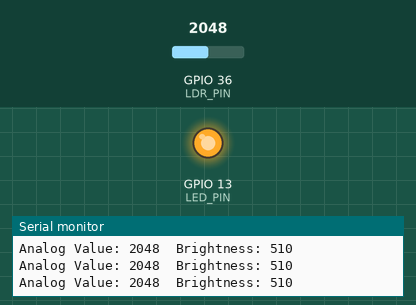
This sketch was run on a simulated ESP32. On the bench: output pins drawn as LEDs (lit = HIGH), the last lines printed to the serial monitor. The test bench sets the inputs (shaded band); at power-on: GPIO 36 (LDR_PIN) = 2048.

Above: at 1.2 s.
1.3 s: GPIO 36 (LDR_PIN) set to 1051
2.8 s: GPIO 36 (LDR_PIN) set to 958
At 3.2 s:
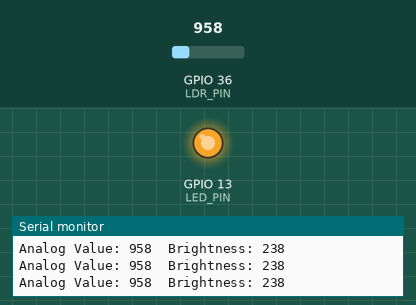
4.3 s: GPIO 36 (LDR_PIN) set to 491
At 5.5 s:
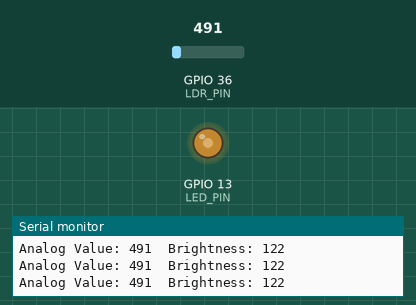
5.8 s: GPIO 36 (LDR_PIN) set to 0
At 7.1 s:
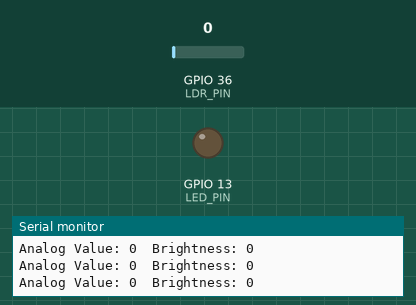
Timing chart, 0 to 8.3 s (numbered marks = the images above; inputs shaded):
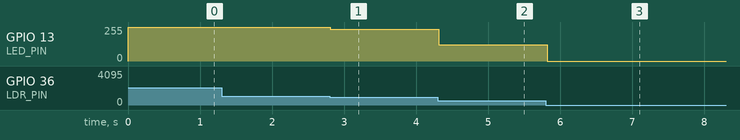

Measured:
- after the input at 2.8 s, GPIO 13 (LED_PIN): 255/255 → 237/255 at once
- after the input at 4.3 s, GPIO 13 (LED_PIN): 237/255 → 122/255 at once
- after the input at 5.8 s, GPIO 13 (LED_PIN): 122/255 → 0/255 at once

The sketch:

ldr_sensor.ino.ino
```cpp
#define LDR_PIN 36
#define LED_PIN 13

void setup()
{
  Serial.begin(9600);
  ledcAttach(LED_PIN,5000,8);
  pinMode(LDR_PIN, INPUT);
  pinMode(LED_PIN, OUTPUT);
}

void loop()
{
  int analogValue = analogRead(LDR_PIN);
  int brightness = map(analogValue, 0, 1023, 0, 255);

  analogWrite(LED_PIN,brightness);
  ledcWrite(LED_PIN,brightness);

  Serial.print("Analog Value: ");
  Serial.print(analogValue);
  Serial.print("\tBrightness: ");
  Serial.println(brightness);

  delay(100);
}
```
